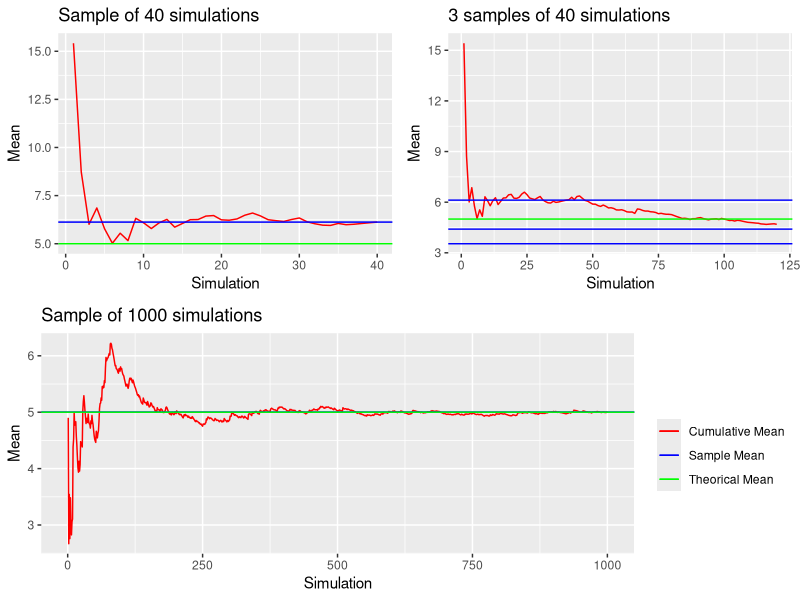
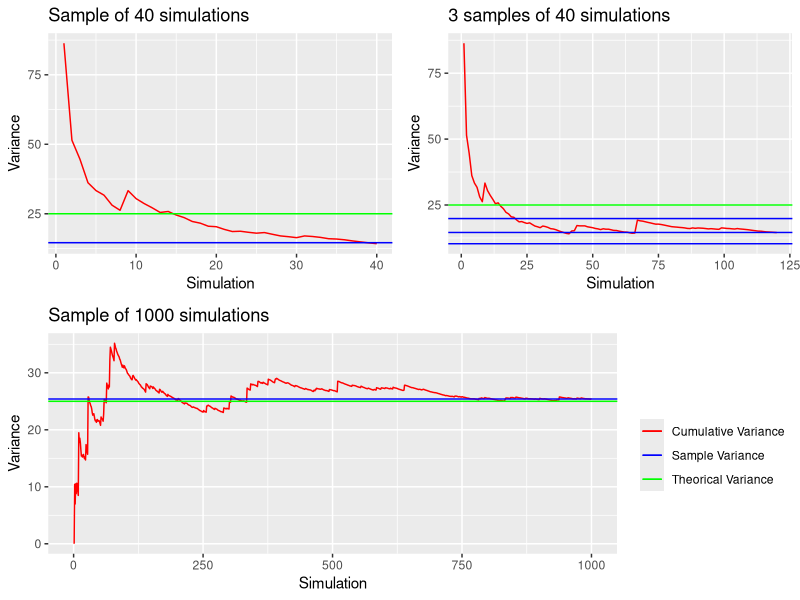
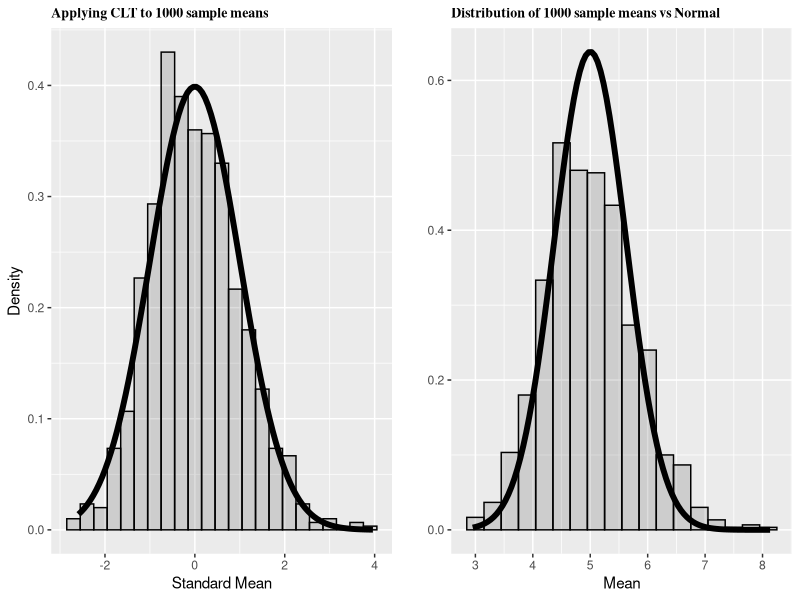

Recreate these plots in R, in order.
## ---- chunk 1
# Set value of lambda for all the experiments
lambda <- 0.2
# Set the size of a large sample
n.th <- 1000
# Set the size for short samples
n.sa <- 40
# Set the amount of short samples
n.me <- 1000
# Set the theorical mean for the exponential distribution
mean.theorical <- 1/lambda
# Set the theorical standar deviation for the exponential distribution
sd.theorical <- 1/lambda
# Set the theorical variance for the exponential distribution
variance.theorical <- sd.theorical^2
## ---- chunk 2
# Generate the large sample
simulation.th <- rexp(n.th, lambda)
# Compute the mean of the large sample
simulation.th.mean <- mean(simulation.th)
# Compute the standar deviation of the large sample
simulation.th.sd <- sd(simulation.th)
# Generate a list of short samples
simulations.me <- lapply(rep(lambda,n.me), function(l){ rexp(n.sa,lambda)})
# Compute the mean of the short samples
simulations.me.means <- sapply(simulations.me, mean)
# Compute the mean of the short samples
simulations.me.sd <- sapply(simulations.me, sd)
## ---- chunk 3
library(ggplot2)
# Compute the cumulative average of the simulation
y <- cumsum(simulations.me[[1]])/(1:n.sa)
# Create the ggplot object with the data
g.svm.1 <- ggplot(data.frame(x = 1 : n.sa, y = y), aes(x = x, y = y)) 
# Add a red line for the cumulative average of the simulation
g.svm.1 <- g.svm.1 + geom_line(colour = "red")
# Add a blue lines for the sample mean
g.svm.1 <- g.svm.1 + geom_hline(yintercept = simulations.me.means[[1]], colour = "blue", show_guide = FALSE)
# Add a green line for the theorical mean
g.svm.1 <- g.svm.1 + geom_hline(yintercept = mean.theorical, colour = "green", show_guide = FALSE)
# Add the labels of the axis and the title
g.svm.1 <- g.svm.1 + labs(x = "Simulation", y = "Mean") + ggtitle("Sample of 40 simulations")
## ---- chunk 4
# Compute the cumulative average of the simulation
y <- cumsum(c(simulations.me[[1]], simulations.me[[2]], simulations.me[[3]]))/(1:(3*n.sa))
# Create the ggplot object with the data
g.svm.2 <- ggplot(data.frame(x = 1 : (3*n.sa), y = y), aes(x = x, y = y)) 
# Add a red line for the cumulative average of the simulation
g.svm.2 <- g.svm.2 + geom_line(colour = "red")
# Add a blue line for the samples means
g.svm.2 <- g.svm.2 + geom_hline(yintercept = simulations.me.means[[1]], colour = "blue", show_guide = FALSE)
g.svm.2 <- g.svm.2 + geom_hline(yintercept = simulations.me.means[[2]], colour = "blue", show_guide = FALSE)
g.svm.2 <- g.svm.2 + geom_hline(yintercept = simulations.me.means[[3]], colour = "blue", show_guide = FALSE)
# Add a green line for the theorical mean
g.svm.2 <- g.svm.2 + geom_hline(yintercept = mean.theorical, colour = "green", show_guide = FALSE)
# Add the labels of the axis and the title
g.svm.2 <- g.svm.2 + labs(x = "Simulation", y = "Mean") + ggtitle("3 samples of 40 simulations")
## ---- chunk 5
# Compute the cumulative average of the simulation
y <- cumsum(simulation.th)/(1:n.th)
# Create the ggplot object with the data
g.svm.3 <- ggplot(data.frame(x = 1 : n.th, y = y), aes(x = x, y = y)) 
# Add a red line for the cumulative average of the simulation
g.svm.3 <- g.svm.3 + geom_line(aes(colour = "Cumulative Mean"))
# Add a blue line for the sample mean of the simulation
g.svm.3 <- g.svm.3 + geom_hline(aes(yintercept = simulation.th.mean, colour = "Sample Mean"), show_guide = TRUE)
# Add a green line for the theorical mean
g.svm.3 <- g.svm.3 + geom_hline(aes(yintercept = mean.theorical, colour = "Theorical Mean"), show_guide = TRUE)
# Add the labels of the axis and the title
g.svm.3 <- g.svm.3 + labs(x = "Simulation", y = "Mean") + ggtitle("Sample of 1000 simulations")
# Add the legend
g.svm.3 <- g.svm.3 + scale_colour_manual("", breaks=c("Cumulative Mean", "Sample Mean", "Theorical Mean"), values=c('Cumulative Mean'='red', 'Sample Mean'='blue', 'Theorical Mean'='green'))
## ---- chunk 6
library(grid)
grid.newpage()
pushViewport(viewport(layout = grid.layout(2, 2)))
print(g.svm.1, vp = viewport(layout.pos.row = 1, layout.pos.col = 1))
print(g.svm.2, vp = viewport(layout.pos.row = 1, layout.pos.col = 2))
print(g.svm.3, vp = viewport(layout.pos.row = 2, layout.pos.col = c(1,2)))
## ---- chunk 7
# Compute the cumulative variance of the simulation
y <- cumsum((simulations.me[[1]]-simulations.me.means[[1]])^2)/(1:n.sa)
# Create the ggplot object with the data
g.svm.1 <- ggplot(data.frame(x = 1 : n.sa, y = y), aes(x = x, y = y)) 
# Add a red line for the cumulative variance of the simulation
g.svm.1 <- g.svm.1 + geom_line(colour = "red")
# Add a blue lines for the sample variance
g.svm.1 <- g.svm.1 + geom_hline(yintercept = ((simulations.me.sd[[1]])^2), colour = "blue", show_guide = FALSE)
# Add a green line for the theorical variance
g.svm.1 <- g.svm.1 + geom_hline(yintercept = variance.theorical, colour = "green", show_guide = FALSE)
# Add the labels of the axis and the title
g.svm.1 <- g.svm.1 + labs(x = "Simulation", y = "Variance") + ggtitle("Sample of 40 simulations")
## ---- chunk 8
# Compute the cumulative variance of the simulation
y <- cumsum(c((simulations.me[[1]]-simulations.me.means[[1]])^2, (simulations.me[[2]]-simulations.me.means[[2]])^2, (simulations.me[[3]]-simulations.me.means[[3]])^2))/(1:(3*n.sa))
# Create the ggplot object with the data
g.svm.2 <- ggplot(data.frame(x = 1 : (3*n.sa), y = y), aes(x = x, y = y)) 
# Add a red line for the cumulative variance of the simulation
g.svm.2 <- g.svm.2 + geom_line(colour = "red")
# Add a blue line for the samples variances
g.svm.2 <- g.svm.2 + geom_hline(yintercept = ((simulations.me.sd[[1]])^2), colour = "blue", show_guide = FALSE)
g.svm.2 <- g.svm.2 + geom_hline(yintercept = ((simulations.me.sd[[2]])^2), colour = "blue", show_guide = FALSE)
g.svm.2 <- g.svm.2 + geom_hline(yintercept = ((simulations.me.sd[[3]])^2), colour = "blue", show_guide = FALSE)
# Add a green line for the theorical variance
g.svm.2 <- g.svm.2 + geom_hline(yintercept = variance.theorical, colour = "green", show_guide = FALSE)
# Add the labels of the axis and the title
g.svm.2 <- g.svm.2 + labs(x = "Simulation", y = "Variance") + ggtitle("3 samples of 40 simulations")
## ---- chunk 9
# Compute the cumulative variance of the simulation
y <- cumsum((simulation.th-simulation.th.mean)^2)/(1:n.th)
# Create the ggplot object with the data
g.svm.3 <- ggplot(data.frame(x = 1 : n.th, y = y), aes(x = x, y = y)) 
# Add a red line for the cumulative variance of the simulation
g.svm.3 <- g.svm.3 + geom_line(aes(colour = "Cumulative Variance"))
# Add a blue line for the sample variance of the simulation
g.svm.3 <- g.svm.3 + geom_hline(aes(yintercept = ((simulation.th.sd)^2), colour = "Sample Variance"), show_guide = TRUE)
# Add a green line for the theorical variance
g.svm.3 <- g.svm.3 + geom_hline(aes(yintercept = variance.theorical, colour = "Theorical Variance"), show_guide = TRUE)
# Add the labels of the axis and the title
g.svm.3 <- g.svm.3 + labs(x = "Simulation", y = "Variance") + ggtitle("Sample of 1000 simulations")
# Add the legend
g.svm.3 <- g.svm.3 + scale_colour_manual("", breaks=c("Cumulative Variance", "Sample Variance", "Theorical Variance"), values=c('Cumulative Variance'='red', 'Sample Variance'='blue', 'Theorical Variance'='green'))
## ---- chunk 10
grid.newpage()
pushViewport(viewport(layout = grid.layout(2, 2)))
print(g.svm.1, vp = viewport(layout.pos.row = 1, layout.pos.col = 1))
print(g.svm.2, vp = viewport(layout.pos.row = 1, layout.pos.col = 2))
print(g.svm.3, vp = viewport(layout.pos.row = 2, layout.pos.col = c(1,2)))
## ---- chunk 11
# Compute the normalize means of the simulations following CLT
x <- ((sqrt(n.sa)*(simulations.me.means-mean.theorical))/sd.theorical)
# Create the ggplot object with the data
g.dis.1 <- ggplot(data.frame(x = x), aes(x = x)) 
# Draw a histogram
g.dis.1 <- g.dis.1 + geom_histogram(alpha = .20, binwidth=.3, colour = "black", aes(y = ..density..))
# Draw a standard normal
g.dis.1 <- g.dis.1 + stat_function(fun = dnorm, size = 2)
# Add the labels of the axis and the title
g.dis.1 <- g.dis.1 + labs(x = "Standard Mean", y = "Density") + ggtitle("Applying CLT to 1000 sample means") + theme(plot.title=element_text(family="Times", face="bold", size=10))
## ---- chunk 12
# Assign the means
x <- simulations.me.means
# Create the ggplot object with the data
g.dis.2 <- ggplot(data.frame(x = x), aes(x = x)) 
# Draw a histogram
g.dis.2 <- g.dis.2 + geom_histogram(alpha = .20, binwidth=.3, colour = "black", aes(y = ..density..))
# Draw a normal with theorical mean and the modified standard deviation following CLT
g.dis.2 <- g.dis.2 + stat_function(fun = dnorm, args = list(mean=mean.theorical, sd=(variance.theorical/n.sa)), size = 2)
# Add the labels of the axis and the title
g.dis.2 <- g.dis.2 + labs(x = "Mean", y = "") + ggtitle("Distribution of 1000 sample means vs Normal") + theme(plot.title=element_text(family="Times", face="bold", size=10))
## ---- chunk 13
grid.newpage()
pushViewport(viewport(layout = grid.layout(1, 2)))
print(g.dis.1, vp = viewport(layout.pos.row = 1, layout.pos.col = 1))
print(g.dis.2, vp = viewport(layout.pos.row = 1, layout.pos.col = 2))
